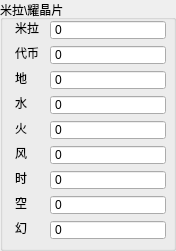
     <widget class="QGroupBox" name="groupBox_mira_yjp">
      <property name="geometry">
       <rect>
        <x>890</x>
        <y>5</y>
        <width>176</width>
        <height>251</height>
       </rect>
      </property>
      <property name="title">
       <string>米拉\耀晶片</string>
      </property>
      <widget class="QSpinBox" name="spinBox_mira">
       <property name="geometry">
        <rect>
         <x>50</x>
         <y>20</y>
         <width>116</width>
         <height>20</height>
        </rect>
       </property>
       <property name="buttonSymbols">
        <enum>QAbstractSpinBox::NoButtons</enum>
       </property>
       <property name="maximum">
        <number>2147483647</number>
       </property>
      </widget>
      <widget class="QSpinBox" name="spinBox_yjp_di">
       <property name="geometry">
        <rect>
         <x>50</x>
         <y>70</y>
         <width>116</width>
         <height>20</height>
        </rect>
       </property>
       <property name="buttonSymbols">
        <enum>QAbstractSpinBox::NoButtons</enum>
       </property>
       <property name="maximum">
        <number>2147483647</number>
       </property>
      </widget>
      <widget class="QSpinBox" name="spinBox_yjp_shui">
       <property name="geometry">
        <rect>
         <x>50</x>
         <y>95</y>
         <width>116</width>
         <height>20</height>
        </rect>
       </property>
       <property name="buttonSymbols">
        <enum>QAbstractSpinBox::NoButtons</enum>
       </property>
       <property name="maximum">
        <number>2147483647</number>
       </property>
      </widget>
      <widget class="QSpinBox" name="spinBox_yjp_huo">
       <property name="geometry">
        <rect>
         <x>50</x>
         <y>120</y>
         <width>116</width>
         <height>20</height>
        </rect>
       </property>
       <property name="buttonSymbols">
        <enum>QAbstractSpinBox::NoButtons</enum>
       </property>
       <property name="maximum">
        <number>2147483647</number>
       </property>
      </widget>
      <widget class="QSpinBox" name="spinBox_yjp_feng">
       <property name="geometry">
        <rect>
         <x>50</x>
         <y>145</y>
         <width>116</width>
         <height>20</height>
        </rect>
       </property>
       <property name="buttonSymbols">
        <enum>QAbstractSpinBox::NoButtons</enum>
       </property>
       <property name="maximum">
        <number>2147483647</number>
       </property>
      </widget>
      <widget class="QSpinBox" name="spinBox_yjp_shi">
       <property name="geometry">
        <rect>
         <x>50</x>
         <y>170</y>
         <width>116</width>
         <height>20</height>
        </rect>
       </property>
       <property name="buttonSymbols">
        <enum>QAbstractSpinBox::NoButtons</enum>
       </property>
       <property name="maximum">
        <number>2147483647</number>
       </property>
      </widget>
      <widget class="QSpinBox" name="spinBox_yjp_kong">
       <property name="geometry">
        <rect>
         <x>50</x>
         <y>195</y>
         <width>116</width>
         <height>20</height>
        </rect>
       </property>
       <property name="buttonSymbols">
        <enum>QAbstractSpinBox::NoButtons</enum>
       </property>
       <property name="maximum">
        <number>2147483647</number>
       </property>
      </widget>
      <widget class="QLabel" name="label_mira">
       <property name="geometry">
        <rect>
         <x>15</x>
         <y>20</y>
         <width>26</width>
         <height>16</height>
        </rect>
       </property>
       <property name="text">
        <string>米拉</string>
       </property>
      </widget>
      <widget class="QLabel" name="label_yjp_di">
       <property name="geometry">
        <rect>
         <x>15</x>
         <y>70</y>
         <width>16</width>
         <height>16</height>
        </rect>
       </property>
       <property name="text">
        <string>地</string>
       </property>
      </widget>
      <widget class="QLabel" name="label_yjp_shui">
       <property name="geometry">
        <rect>
         <x>15</x>
         <y>95</y>
         <width>16</width>
         <height>16</height>
        </rect>
       </property>
       <property name="text">
        <string>水</string>
       </property>
      </widget>
      <widget class="QLabel" name="label_yjp_huo">
       <property name="geometry">
        <rect>
         <x>15</x>
         <y>120</y>
         <width>16</width>
         <height>16</height>
        </rect>
       </property>
       <property name="text">
        <string>火</string>
       </property>
      </widget>
      <widget class="QLabel" name="label_yjp_feng">
       <property name="geometry">
        <rect>
         <x>15</x>
         <y>145</y>
         <width>16</width>
         <height>16</height>
        </rect>
       </property>
       <property name="text">
        <string>风</string>
       </property>
      </widget>
      <widget class="QLabel" name="label_yjp_shi">
       <property name="geometry">
        <rect>
         <x>15</x>
         <y>170</y>
         <width>16</width>
         <height>16</height>
        </rect>
       </property>
       <property name="text">
        <string>时</string>
       </property>
      </widget>
      <widget class="QLabel" name="label_yjp_kong">
       <property name="geometry">
        <rect>
         <x>15</x>
         <y>195</y>
         <width>16</width>
         <height>16</height>
        </rect>
       </property>
       <property name="text">
        <string>空</string>
       </property>
      </widget>
      <widget class="QLabel" name="label_yjp_huan">
       <property name="geometry">
        <rect>
         <x>15</x>
         <y>220</y>
         <width>16</width>
         <height>16</height>
        </rect>
       </property>
       <property name="text">
        <string>幻</string>
       </property>
      </widget>
      <widget class="QSpinBox" name="spinBox_yjp_huan">
       <property name="geometry">
        <rect>
         <x>50</x>
         <y>220</y>
         <width>116</width>
         <height>20</height>
        </rect>
       </property>
       <property name="buttonSymbols">
        <enum>QAbstractSpinBox::NoButtons</enum>
       </property>
       <property name="maximum">
        <number>2147483647</number>
       </property>
      </widget>
      <widget class="QLabel" name="label_medal">
       <property name="geometry">
        <rect>
         <x>15</x>
         <y>45</y>
         <width>26</width>
         <height>16</height>
        </rect>
       </property>
       <property name="text">
        <string>代币</string>
       </property>
      </widget>
      <widget class="QSpinBox" name="spinBox_medal">
       <property name="geometry">
        <rect>
         <x>50</x>
         <y>45</y>
         <width>116</width>
         <height>20</height>
        </rect>
       </property>
       <property name="buttonSymbols">
        <enum>QAbstractSpinBox::NoButtons</enum>
       </property>
       <property name="maximum">
        <number>2147483647</number>
       </property>
      </widget>
     </widget>
